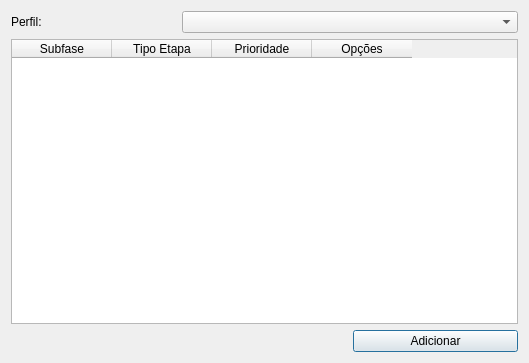
<?xml version="1.0" encoding="UTF-8"?>
<ui version="4.0">
 <class>Dialog</class>
 <widget class="QDialog" name="Dialog">
  <property name="geometry">
   <rect>
    <x>0</x>
    <y>0</y>
    <width>529</width>
    <height>363</height>
   </rect>
  </property>
  <property name="windowTitle">
   <string>Dialog</string>
  </property>
  <layout class="QGridLayout" name="gridLayout">
   <item row="0" column="0">
    <widget class="QLabel" name="label">
     <property name="text">
      <string>Perfil:</string>
     </property>
    </widget>
   </item>
   <item row="0" column="1" colspan="2">
    <widget class="QComboBox" name="comboBox"/>
   </item>
   <item row="1" column="0" colspan="3">
    <widget class="QTableWidget" name="tableWidget">
     <column>
      <property name="text">
       <string>Subfase</string>
      </property>
     </column>
     <column>
      <property name="text">
       <string>Tipo Etapa</string>
      </property>
     </column>
     <column>
      <property name="text">
       <string>Prioridade</string>
      </property>
     </column>
     <column>
      <property name="text">
       <string>Opções</string>
      </property>
     </column>
    </widget>
   </item>
   <item row="2" column="0" colspan="2">
    <spacer name="horizontalSpacer">
     <property name="orientation">
      <enum>Qt::Horizontal</enum>
     </property>
     <property name="sizeHint" stdset="0">
      <size>
       <width>336</width>
       <height>20</height>
      </size>
     </property>
    </spacer>
   </item>
   <item row="2" column="2">
    <widget class="QPushButton" name="pushButton">
     <property name="text">
      <string>Adicionar</string>
     </property>
    </widget>
   </item>
  </layout>
 </widget>
 <resources/>
 <connections/>
</ui>
